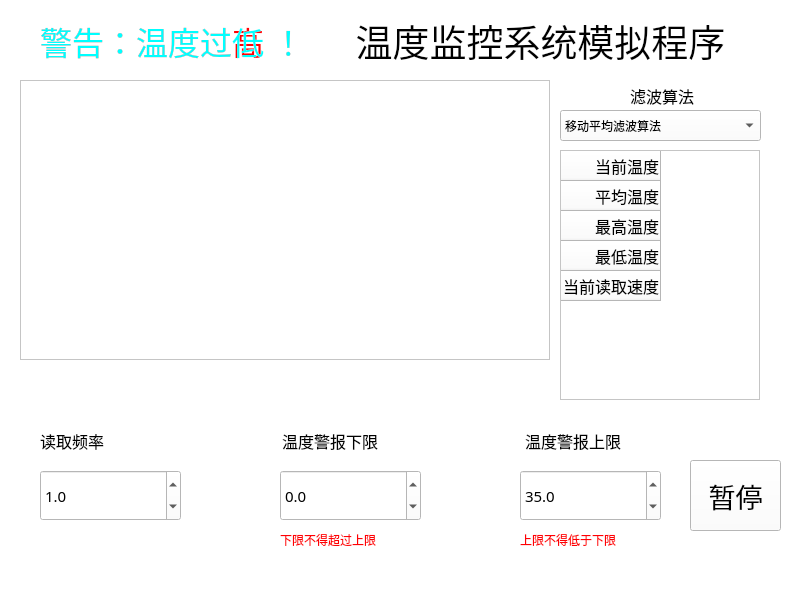
<?xml version="1.0" encoding="UTF-8"?>
<ui version="4.0">
 <class>MainWindow</class>
 <widget class="QMainWindow" name="MainWindow">
  <property name="geometry">
   <rect>
    <x>0</x>
    <y>0</y>
    <width>800</width>
    <height>600</height>
   </rect>
  </property>
  <property name="minimumSize">
   <size>
    <width>800</width>
    <height>600</height>
   </size>
  </property>
  <property name="maximumSize">
   <size>
    <width>800</width>
    <height>600</height>
   </size>
  </property>
  <property name="windowTitle">
   <string>Temperature Detect System</string>
  </property>
  <property name="windowIcon">
   <iconset resource="res.qrc">
    <normaloff>:/res/OIP-C.jpg</normaloff>:/res/OIP-C.jpg</iconset>
  </property>
  <property name="windowOpacity">
   <double>1.000000000000000</double>
  </property>
  <property name="styleSheet">
   <string notr="true">background-color: rgb(255, 255, 255);</string>
  </property>
  <property name="iconSize">
   <size>
    <width>24</width>
    <height>24</height>
   </size>
  </property>
  <widget class="QWidget" name="centralwidget">
   <widget class="QTableWidget" name="tableWidget">
    <property name="geometry">
     <rect>
      <x>560</x>
      <y>150</y>
      <width>200</width>
      <height>250</height>
     </rect>
    </property>
    <property name="minimumSize">
     <size>
      <width>200</width>
      <height>250</height>
     </size>
    </property>
    <property name="maximumSize">
     <size>
      <width>200</width>
      <height>250</height>
     </size>
    </property>
    <property name="font">
     <font>
      <family>宋体</family>
      <pointsize>12</pointsize>
     </font>
    </property>
    <property name="styleSheet">
     <string notr="true"/>
    </property>
    <property name="editTriggers">
     <set>QAbstractItemView::NoEditTriggers</set>
    </property>
    <row>
     <property name="text">
      <string>当前温度</string>
     </property>
     <property name="font">
      <font>
       <family>宋体</family>
       <pointsize>12</pointsize>
       <weight>50</weight>
       <bold>false</bold>
      </font>
     </property>
     <property name="textAlignment">
      <set>AlignTrailing|AlignVCenter</set>
     </property>
    </row>
    <row>
     <property name="text">
      <string>平均温度</string>
     </property>
     <property name="font">
      <font>
       <family>宋体</family>
       <pointsize>12</pointsize>
       <weight>50</weight>
       <bold>false</bold>
      </font>
     </property>
     <property name="textAlignment">
      <set>AlignTrailing|AlignVCenter</set>
     </property>
    </row>
    <row>
     <property name="text">
      <string>最高温度</string>
     </property>
     <property name="font">
      <font>
       <family>宋体</family>
       <pointsize>12</pointsize>
       <weight>50</weight>
       <bold>false</bold>
      </font>
     </property>
     <property name="textAlignment">
      <set>AlignTrailing|AlignVCenter</set>
     </property>
    </row>
    <row>
     <property name="text">
      <string>最低温度</string>
     </property>
     <property name="font">
      <font>
       <family>宋体</family>
       <pointsize>12</pointsize>
       <weight>50</weight>
       <bold>false</bold>
      </font>
     </property>
     <property name="textAlignment">
      <set>AlignTrailing|AlignVCenter</set>
     </property>
    </row>
    <row>
     <property name="text">
      <string>当前读取速度</string>
     </property>
     <property name="toolTip">
      <string/>
     </property>
     <property name="font">
      <font>
       <family>宋体</family>
       <pointsize>12</pointsize>
       <weight>50</weight>
       <bold>false</bold>
      </font>
     </property>
     <property name="textAlignment">
      <set>AlignTrailing|AlignVCenter</set>
     </property>
    </row>
   </widget>
   <widget class="QLabel" name="titleLabel">
    <property name="geometry">
     <rect>
      <x>350</x>
      <y>0</y>
      <width>381</width>
      <height>81</height>
     </rect>
    </property>
    <property name="font">
     <font>
      <family>Agency FB</family>
      <pointsize>28</pointsize>
     </font>
    </property>
    <property name="layoutDirection">
     <enum>Qt::LeftToRight</enum>
    </property>
    <property name="midLineWidth">
     <number>0</number>
    </property>
    <property name="text">
     <string>温度监控系统模拟程序</string>
    </property>
    <property name="alignment">
     <set>Qt::AlignCenter</set>
    </property>
   </widget>
   <widget class="QDoubleSpinBox" name="cycleDoubleSpinBox">
    <property name="geometry">
     <rect>
      <x>40</x>
      <y>470</y>
      <width>141</width>
      <height>51</height>
     </rect>
    </property>
    <property name="font">
     <font>
      <family>隶书</family>
      <pointsize>11</pointsize>
     </font>
    </property>
    <property name="decimals">
     <number>1</number>
    </property>
    <property name="minimum">
     <double>0.200000000000000</double>
    </property>
    <property name="maximum">
     <double>5.000000000000000</double>
    </property>
    <property name="singleStep">
     <double>0.200000000000000</double>
    </property>
    <property name="value">
     <double>1.000000000000000</double>
    </property>
   </widget>
   <widget class="QDoubleSpinBox" name="highDoubleSpinBox">
    <property name="geometry">
     <rect>
      <x>520</x>
      <y>470</y>
      <width>141</width>
      <height>51</height>
     </rect>
    </property>
    <property name="font">
     <font>
      <family>隶书</family>
      <pointsize>11</pointsize>
     </font>
    </property>
    <property name="decimals">
     <number>1</number>
    </property>
    <property name="minimum">
     <double>-10.000000000000000</double>
    </property>
    <property name="maximum">
     <double>60.000000000000000</double>
    </property>
    <property name="singleStep">
     <double>0.500000000000000</double>
    </property>
    <property name="value">
     <double>35.000000000000000</double>
    </property>
   </widget>
   <widget class="QWidget" name="horizontalLayoutWidget">
    <property name="geometry">
     <rect>
      <x>40</x>
      <y>410</y>
      <width>721</width>
      <height>61</height>
     </rect>
    </property>
    <layout class="QHBoxLayout" name="horizontalLayout">
     <item>
      <widget class="QLabel" name="label_fre">
       <property name="font">
        <font>
         <family>宋体</family>
         <pointsize>12</pointsize>
        </font>
       </property>
       <property name="styleSheet">
        <string notr="true">background:rgba(r,g,b,opacity);</string>
       </property>
       <property name="text">
        <string>读取频率</string>
       </property>
      </widget>
     </item>
     <item>
      <widget class="QLabel" name="label_low">
       <property name="font">
        <font>
         <family>宋体</family>
         <pointsize>12</pointsize>
        </font>
       </property>
       <property name="styleSheet">
        <string notr="true">background:rgba(r,g,b,opacity);</string>
       </property>
       <property name="text">
        <string>温度警报下限</string>
       </property>
      </widget>
     </item>
     <item>
      <widget class="QLabel" name="label_high">
       <property name="font">
        <font>
         <family>宋体</family>
         <pointsize>12</pointsize>
        </font>
       </property>
       <property name="styleSheet">
        <string notr="true"/>
       </property>
       <property name="text">
        <string>温度警报上限</string>
       </property>
      </widget>
     </item>
    </layout>
   </widget>
   <widget class="QDoubleSpinBox" name="lowDoubleSpinBox">
    <property name="geometry">
     <rect>
      <x>280</x>
      <y>470</y>
      <width>141</width>
      <height>51</height>
     </rect>
    </property>
    <property name="font">
     <font>
      <family>隶书</family>
      <pointsize>11</pointsize>
     </font>
    </property>
    <property name="decimals">
     <number>1</number>
    </property>
    <property name="minimum">
     <double>-10.000000000000000</double>
    </property>
    <property name="maximum">
     <double>60.000000000000000</double>
    </property>
    <property name="singleStep">
     <double>0.500000000000000</double>
    </property>
    <property name="value">
     <double>0.000000000000000</double>
    </property>
   </widget>
   <widget class="QComboBox" name="comboBox">
    <property name="geometry">
     <rect>
      <x>560</x>
      <y>110</y>
      <width>201</width>
      <height>31</height>
     </rect>
    </property>
    <item>
     <property name="text">
      <string>移动平均滤波算法</string>
     </property>
    </item>
    <item>
     <property name="text">
      <string>指数加权移动平均滤波算法</string>
     </property>
    </item>
   </widget>
   <widget class="QLabel" name="label_alg">
    <property name="geometry">
     <rect>
      <x>630</x>
      <y>80</y>
      <width>71</width>
      <height>31</height>
     </rect>
    </property>
    <property name="font">
     <font>
      <family>宋体</family>
      <pointsize>12</pointsize>
     </font>
    </property>
    <property name="text">
     <string>滤波算法</string>
    </property>
   </widget>
   <widget class="QLabel" name="alarmLabel_1">
    <property name="geometry">
     <rect>
      <x>280</x>
      <y>530</y>
      <width>131</width>
      <height>20</height>
     </rect>
    </property>
    <property name="styleSheet">
     <string notr="true">color: rgb(255, 0, 4);</string>
    </property>
    <property name="text">
     <string>下限不得超过上限</string>
    </property>
   </widget>
   <widget class="QLabel" name="alarmLabel_2">
    <property name="geometry">
     <rect>
      <x>520</x>
      <y>530</y>
      <width>131</width>
      <height>20</height>
     </rect>
    </property>
    <property name="styleSheet">
     <string notr="true">color: rgb(255, 0, 4);</string>
    </property>
    <property name="text">
     <string>上限不得低于下限</string>
    </property>
   </widget>
   <widget class="QLabel" name="highAlarmLabel">
    <property name="geometry">
     <rect>
      <x>40</x>
      <y>20</y>
      <width>291</width>
      <height>41</height>
     </rect>
    </property>
    <property name="font">
     <font>
      <family>黑体</family>
      <pointsize>24</pointsize>
     </font>
    </property>
    <property name="styleSheet">
     <string notr="true">color: rgb(255, 0, 4);
background:rgba(r,g,b,opacity);</string>
    </property>
    <property name="text">
     <string>警告：温度过高 ！</string>
    </property>
   </widget>
   <widget class="QLabel" name="lowAlarmLabel">
    <property name="geometry">
     <rect>
      <x>40</x>
      <y>20</y>
      <width>291</width>
      <height>41</height>
     </rect>
    </property>
    <property name="font">
     <font>
      <family>黑体</family>
      <pointsize>24</pointsize>
     </font>
    </property>
    <property name="styleSheet">
     <string notr="true">color: rgb(0, 255, 255);
background:rgba(r,g,b,opacity);</string>
    </property>
    <property name="text">
     <string>警告：温度过低 ！</string>
    </property>
   </widget>
   <widget class="QChartView" name="chartView">
    <property name="geometry">
     <rect>
      <x>20</x>
      <y>80</y>
      <width>530</width>
      <height>280</height>
     </rect>
    </property>
    <property name="minimumSize">
     <size>
      <width>530</width>
      <height>280</height>
     </size>
    </property>
    <property name="maximumSize">
     <size>
      <width>530</width>
      <height>280</height>
     </size>
    </property>
   </widget>
   <widget class="QPushButton" name="wowButton">
    <property name="geometry">
     <rect>
      <x>690</x>
      <y>460</y>
      <width>91</width>
      <height>71</height>
     </rect>
    </property>
    <property name="font">
     <font>
      <family>宋体</family>
      <pointsize>20</pointsize>
     </font>
    </property>
    <property name="styleSheet">
     <string notr="true"/>
    </property>
    <property name="text">
     <string>暂停</string>
    </property>
   </widget>
   <zorder>tableWidget</zorder>
   <zorder>titleLabel</zorder>
   <zorder>horizontalLayoutWidget</zorder>
   <zorder>label_alg</zorder>
   <zorder>alarmLabel_1</zorder>
   <zorder>alarmLabel_2</zorder>
   <zorder>highAlarmLabel</zorder>
   <zorder>lowAlarmLabel</zorder>
   <zorder>chartView</zorder>
   <zorder>cycleDoubleSpinBox</zorder>
   <zorder>highDoubleSpinBox</zorder>
   <zorder>lowDoubleSpinBox</zorder>
   <zorder>comboBox</zorder>
   <zorder>wowButton</zorder>
  </widget>
  <widget class="QMenuBar" name="menubar">
   <property name="geometry">
    <rect>
     <x>0</x>
     <y>0</y>
     <width>800</width>
     <height>23</height>
    </rect>
   </property>
  </widget>
  <widget class="QStatusBar" name="statusbar"/>
 </widget>
 <customwidgets>
  <customwidget>
   <class>QChartView</class>
   <extends>QGraphicsView</extends>
   <header>qchartview.h</header>
  </customwidget>
 </customwidgets>
 <resources>
  <include location="res.qrc"/>
 </resources>
 <connections/>
</ui>
